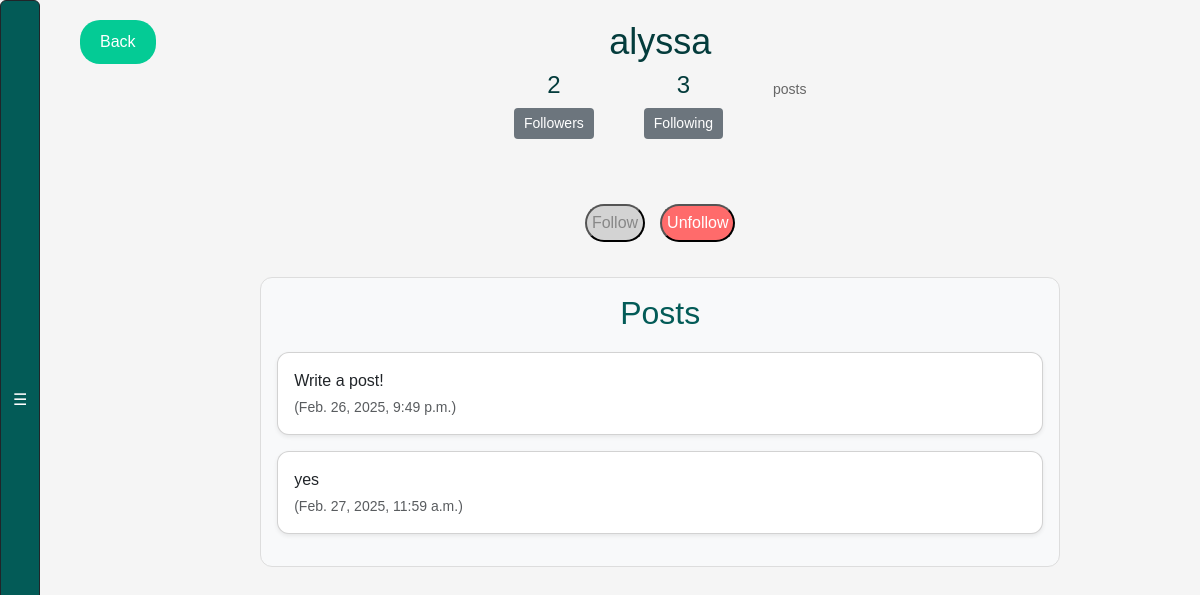
Page /profile/6/ (signed in) on the committed database.
### webapp/models.py (models this page shows, shortened)
class Profile(models.Model):
    user = models.OneToOneField(User, on_delete=models.CASCADE)
    follows = models.ManyToManyField(
        "self",
        related_name="followed_by",
        symmetrical=False,
        blank=True
    )
    private = models.BooleanField(default=False)
    def create_profile(sender, instance, created, **kwargs):
        if created:
            user_profile = Profile(user=instance)
            user_profile.save()
            user_profile.follows.set([instance.profile.id])
            user_profile.save()
    post_save.connect(create_profile, sender=User)

class Post(models.Model):
    user = models.ForeignKey(
        User, related_name="posts", on_delete=models.DO_NOTHING
    )
    body = models.CharField(max_length=140)
    created_at = models.DateTimeField(auto_now_add=True)

### webapp/views.py (the view, shortened to what this page needs)
# urls.py: path('profile/<int:pk>/', views.profile, name='profile'),
def profile(request, pk):
    if not hasattr(request.user, 'profile'):
        missing_profile = Profile(user=request.user)
        missing_profile.save()
    profile = get_object_or_404(Profile, pk=pk)
    flag = None
    return render(request, "profile.html", {"profile": profile, "flag": flag})

### webapp/templates/profile.html (shortened to what this page needs)
{% load static %}
<!DOCTYPE html>
<html lang="en">
<head>
    <link href="https://cdn.jsdelivr.net/npm/bootstrap@5.3.0-alpha1/dist/css/bootstrap.min.css" rel="stylesheet">
    <link rel="stylesheet" href="{% static 'css/style.css' %}">
</head>
<body>
    {% include 'exercise_bar.html' %}
    <div class="top-buttons">
        <a href="{% url 'profile_list' %}" class="btn-top">Back</a>
    </div>
    <div class="main-content">
        <div class="profile-header text-center">
            <h1>{{profile.user.username}}</h1>
            <div class="stats">
                <div>
                    <h4>{{ profile.followed_by.count }}</h4>
                    <a href="{% url 'followers' profile.pk %}" class="btn btn-profile">Followers</a>
                </div>
                <div>
                    <h4>{{ profile.follows.count }}</h4>
                    <a href="{% url 'following' profile.pk %}" class="btn btn-profile">Following</a>
                </div>
                <div>
                    <p>posts</p>
                </div>
            </div>
        </div>
        <form method="post">
            <div class="buttons has-addons">
            {% if profile in user.profile.follows.all %}
                <button class="button follow is-static">Follow</button>
                <button class="button unfollow" name="follow" value="unfollow">
                    Unfollow
                </button>
            {% else %}
                <button class="button follow" name="follow" value="follow">
                    Follow
                </button>
                <button class="button unfollow is-static">Unfollow</button>
            {% endif %}
            </div>
        </form>
        <div class="posts-container">
            <div class="posts-scrollable overflow-auto p-3">
                <h2 class="text-center">Posts</h2>
                {% for post in profile.user.posts.all %}
                <div class="post card shadow-sm p-3 mb-3">
                    <p class="mb-1">{{ post.body }}</p>
                    <p class="text-muted small">({{ post.created_at }})</p>
                </div>
                {% empty %}
                <p class="text-center">No posts yet.</p>
                {% endfor %}
            </div>
        </div>
    </div>
</body>
</html>

### webapp/static/css/style.css (style rules this page uses)
body { background-color: #f5f5f5; font-family: 'Nunito', sans-serif; margin: 0; display: flex; height: 100vh; overflow-y: auto; }
.main-content { margin-left: 80px; padding: 20px; flex-grow: 1; display: flex; flex-direction: column; align-items: center; transition: margin-left 0.3s ease; }
.top-buttons { position: fixed; text-align: center; flex-direction: column; top: 20px; left: 80px; display: flex; gap: 15px; transition: left 0.3s ease; }
.btn-feed, .btn-top { text-decoration: none; background-color: #04cb95; color: white; border: none; padding: 10px 20px; border-radius: 20px; font-size: 16px; cursor: pointer; }
.profile-header { text-align: center; margin-bottom: 30px; }
.profile-header h1 { font-size: 36px; color: #043c3c; }
.profile-header .stats { display: flex; justify-content: center; gap: 50px; }
.profile-header .stats div { text-align: center; }
.profile-header .stats h4 { font-size: 24px; color: #043c3c; }
.profile-header .stats p { font-size: 14px; color: #666; }
.btn-profile { text-decoration: none; color: #fff; background-color: #6c757d; border: none; padding: 5px 10px; border-radius: 4px; display: inline-block; text-align: center; font-size: 14px; cursor: pointer; }
.posts-container { width: 100%; max-width: 800px; margin: 0 auto; }
.posts-scrollable { max-height: 400px; overflow-y: auto; padding: 15px; border-radius: 12px; background-color: #f8f9fa; border: 1px solid #ddd; }
.post { background-color: white; border-radius: 12px; box-shadow: 0px 4px 10px rgba(0, 0, 0, 0.1); margin-bottom: 15px; transition: transform 0.2s ease-in-out, box-shadow 0.2s ease-in-out; }
.posts-container h2 { color: #035b57; margin-bottom: 20px; text-align: center; }
.post p { margin: 0; word-wrap: break-word; }
.buttons.has-addons { display: flex; justify-content: center; align-items: center; gap: 15px; padding: 15px; border-radius: 50px; margin-top: 20px; width: fit-content; margin: 20px; }
.button.follow { background-color: #04cb95; padding: 5px; border-radius: 50px; color: white; }
.button.unfollow { background-color: #ff6b6b; padding: 5px; border-radius: 50px; color: white; }
.button.is-static { background-color: #d3d3d3; color: #888888; box-shadow: none; transform: none; }

### rows in the picture
Profile: user.username "alyssa", followed_by.count "2", follows.count "3"
Post: body "Write a post!", created_at "Feb. 26, 2025, 9:49 p.m."
Post: body "yes", created_at "Feb. 27, 2025, 11:59 a.m."
